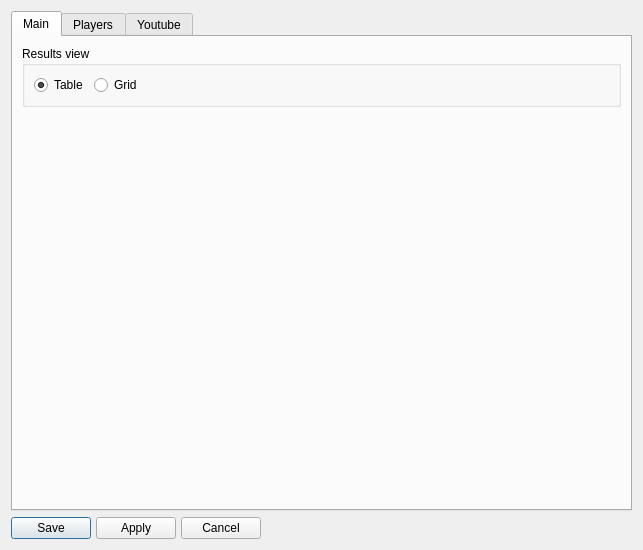
<?xml version="1.0" encoding="UTF-8"?>
<ui version="4.0">
 <class>Preferences</class>
 <widget class="QDialog" name="Preferences">
  <property name="geometry">
   <rect>
    <x>0</x>
    <y>0</y>
    <width>643</width>
    <height>550</height>
   </rect>
  </property>
  <property name="windowTitle">
   <string>Preferences</string>
  </property>
  <layout class="QGridLayout" name="gridLayout_3">
   <item row="0" column="0">
    <widget class="QTabWidget" name="tabWidget">
     <property name="currentIndex">
      <number>0</number>
     </property>
     <property name="tabsClosable">
      <bool>false</bool>
     </property>
     <widget class="QWidget" name="MainTab">
      <attribute name="title">
       <string>Main</string>
      </attribute>
      <layout class="QGridLayout" name="gridLayout_2">
       <item row="1" column="0" alignment="Qt::AlignTop">
        <widget class="QGroupBox" name="groupBox_2">
         <property name="title">
          <string>Results view</string>
         </property>
         <property name="flat">
          <bool>false</bool>
         </property>
         <property name="checkable">
          <bool>false</bool>
         </property>
         <layout class="QHBoxLayout" name="horizontalLayout_3">
          <item>
           <widget class="QRadioButton" name="radioButton_4">
            <property name="text">
             <string>Table</string>
            </property>
            <property name="checked">
             <bool>true</bool>
            </property>
           </widget>
          </item>
          <item>
           <widget class="QRadioButton" name="radioButton_5">
            <property name="text">
             <string>Grid</string>
            </property>
           </widget>
          </item>
          <item>
           <spacer name="horizontalSpacer_3">
            <property name="orientation">
             <enum>Qt::Horizontal</enum>
            </property>
            <property name="sizeType">
             <enum>QSizePolicy::MinimumExpanding</enum>
            </property>
            <property name="sizeHint" stdset="0">
             <size>
              <width>40</width>
              <height>20</height>
             </size>
            </property>
           </spacer>
          </item>
         </layout>
        </widget>
       </item>
      </layout>
     </widget>
     <widget class="QWidget" name="PlayersTab">
      <property name="sizePolicy">
       <sizepolicy hsizetype="Preferred" vsizetype="Preferred">
        <horstretch>0</horstretch>
        <verstretch>0</verstretch>
       </sizepolicy>
      </property>
      <attribute name="title">
       <string>Players</string>
      </attribute>
      <layout class="QGridLayout" name="gridLayout">
       <item row="1" column="0">
        <widget class="QGroupBox" name="groupBox">
         <property name="sizePolicy">
          <sizepolicy hsizetype="Preferred" vsizetype="Preferred">
           <horstretch>0</horstretch>
           <verstretch>0</verstretch>
          </sizepolicy>
         </property>
         <property name="title">
          <string>Selected player</string>
         </property>
         <layout class="QHBoxLayout" name="horizontalLayout">
          <property name="spacing">
           <number>5</number>
          </property>
          <property name="leftMargin">
           <number>10</number>
          </property>
          <property name="topMargin">
           <number>10</number>
          </property>
          <property name="rightMargin">
           <number>10</number>
          </property>
          <property name="bottomMargin">
           <number>10</number>
          </property>
          <item>
           <widget class="QRadioButton" name="radioButton">
            <property name="text">
             <string>mpv</string>
            </property>
            <property name="checked">
             <bool>true</bool>
            </property>
            <property name="autoRepeat">
             <bool>false</bool>
            </property>
           </widget>
          </item>
          <item>
           <widget class="QRadioButton" name="radioButton_2">
            <property name="text">
             <string>vlc</string>
            </property>
           </widget>
          </item>
          <item>
           <widget class="QRadioButton" name="radioButton_3">
            <property name="text">
             <string>mplayer</string>
            </property>
           </widget>
          </item>
          <item>
           <spacer name="horizontalSpacer">
            <property name="orientation">
             <enum>Qt::Horizontal</enum>
            </property>
            <property name="sizeHint" stdset="0">
             <size>
              <width>40</width>
              <height>20</height>
             </size>
            </property>
           </spacer>
          </item>
         </layout>
        </widget>
       </item>
       <item row="2" column="0" alignment="Qt::AlignTop">
        <widget class="QGroupBox" name="groupBox_3">
         <property name="sizePolicy">
          <sizepolicy hsizetype="Preferred" vsizetype="Preferred">
           <horstretch>0</horstretch>
           <verstretch>0</verstretch>
          </sizepolicy>
         </property>
         <property name="title">
          <string>Players setup</string>
         </property>
         <layout class="QVBoxLayout" name="verticalLayout_2">
          <property name="spacing">
           <number>5</number>
          </property>
          <property name="leftMargin">
           <number>10</number>
          </property>
          <property name="topMargin">
           <number>10</number>
          </property>
          <property name="rightMargin">
           <number>10</number>
          </property>
          <property name="bottomMargin">
           <number>10</number>
          </property>
          <item>
           <widget class="QComboBox" name="comboBox">
            <item>
             <property name="text">
              <string>vlc</string>
             </property>
            </item>
            <item>
             <property name="text">
              <string>mpv</string>
             </property>
            </item>
            <item>
             <property name="text">
              <string>mplayer</string>
             </property>
            </item>
           </widget>
          </item>
          <item>
           <widget class="QFrame" name="frame_2">
            <property name="frameShape">
             <enum>QFrame::NoFrame</enum>
            </property>
            <property name="frameShadow">
             <enum>QFrame::Raised</enum>
            </property>
            <layout class="QHBoxLayout" name="horizontalLayout_4">
             <property name="spacing">
              <number>5</number>
             </property>
             <property name="leftMargin">
              <number>0</number>
             </property>
             <property name="topMargin">
              <number>0</number>
             </property>
             <property name="rightMargin">
              <number>0</number>
             </property>
             <property name="bottomMargin">
              <number>0</number>
             </property>
             <item>
              <widget class="QLabel" name="label">
               <property name="sizePolicy">
                <sizepolicy hsizetype="Fixed" vsizetype="Preferred">
                 <horstretch>0</horstretch>
                 <verstretch>0</verstretch>
                </sizepolicy>
               </property>
               <property name="minimumSize">
                <size>
                 <width>100</width>
                 <height>0</height>
                </size>
               </property>
               <property name="text">
                <string>cmd</string>
               </property>
              </widget>
             </item>
             <item>
              <widget class="QLineEdit" name="lineEdit">
               <property name="text">
                <string>--really-quiet --title=*TITLE* --volume=50</string>
               </property>
              </widget>
             </item>
            </layout>
           </widget>
          </item>
          <item>
           <widget class="QFrame" name="frame_3">
            <property name="frameShape">
             <enum>QFrame::NoFrame</enum>
            </property>
            <property name="frameShadow">
             <enum>QFrame::Raised</enum>
            </property>
            <layout class="QHBoxLayout" name="horizontalLayout_5">
             <property name="spacing">
              <number>5</number>
             </property>
             <property name="leftMargin">
              <number>0</number>
             </property>
             <property name="topMargin">
              <number>0</number>
             </property>
             <property name="rightMargin">
              <number>0</number>
             </property>
             <property name="bottomMargin">
              <number>0</number>
             </property>
             <item>
              <widget class="QLabel" name="label_2">
               <property name="sizePolicy">
                <sizepolicy hsizetype="Fixed" vsizetype="Preferred">
                 <horstretch>0</horstretch>
                 <verstretch>0</verstretch>
                </sizepolicy>
               </property>
               <property name="minimumSize">
                <size>
                 <width>100</width>
                 <height>0</height>
                </size>
               </property>
               <property name="text">
                <string>fs</string>
               </property>
              </widget>
             </item>
             <item>
              <widget class="QLineEdit" name="lineEdit_2">
               <property name="text">
                <string>--fullscreen</string>
               </property>
              </widget>
             </item>
            </layout>
           </widget>
          </item>
          <item>
           <widget class="QFrame" name="frame_4">
            <property name="frameShape">
             <enum>QFrame::NoFrame</enum>
            </property>
            <property name="frameShadow">
             <enum>QFrame::Raised</enum>
            </property>
            <layout class="QHBoxLayout" name="horizontalLayout_6">
             <property name="spacing">
              <number>5</number>
             </property>
             <property name="leftMargin">
              <number>0</number>
             </property>
             <property name="topMargin">
              <number>0</number>
             </property>
             <property name="rightMargin">
              <number>0</number>
             </property>
             <property name="bottomMargin">
              <number>0</number>
             </property>
             <item>
              <widget class="QLabel" name="label_3">
               <property name="sizePolicy">
                <sizepolicy hsizetype="Fixed" vsizetype="Preferred">
                 <horstretch>0</horstretch>
                 <verstretch>0</verstretch>
                </sizepolicy>
               </property>
               <property name="minimumSize">
                <size>
                 <width>100</width>
                 <height>0</height>
                </size>
               </property>
               <property name="text">
                <string>audio</string>
               </property>
              </widget>
             </item>
             <item>
              <widget class="QLineEdit" name="lineEdit_3">
               <property name="text">
                <string>--audio-file=*AUDIO*</string>
               </property>
              </widget>
             </item>
            </layout>
           </widget>
          </item>
          <item>
           <widget class="QFrame" name="frame_5">
            <property name="frameShape">
             <enum>QFrame::NoFrame</enum>
            </property>
            <property name="frameShadow">
             <enum>QFrame::Raised</enum>
            </property>
            <layout class="QHBoxLayout" name="horizontalLayout_7">
             <property name="spacing">
              <number>5</number>
             </property>
             <property name="leftMargin">
              <number>0</number>
             </property>
             <property name="topMargin">
              <number>0</number>
             </property>
             <property name="rightMargin">
              <number>0</number>
             </property>
             <property name="bottomMargin">
              <number>0</number>
             </property>
             <item>
              <widget class="QLabel" name="label_4">
               <property name="sizePolicy">
                <sizepolicy hsizetype="Fixed" vsizetype="Preferred">
                 <horstretch>0</horstretch>
                 <verstretch>0</verstretch>
                </sizepolicy>
               </property>
               <property name="minimumSize">
                <size>
                 <width>100</width>
                 <height>0</height>
                </size>
               </property>
               <property name="text">
                <string>srt</string>
               </property>
              </widget>
             </item>
             <item>
              <widget class="QLineEdit" name="lineEdit_4">
               <property name="text">
                <string>--sub-file=*SUB*</string>
               </property>
              </widget>
             </item>
            </layout>
           </widget>
          </item>
         </layout>
        </widget>
       </item>
       <item row="3" column="0">
        <spacer name="verticalSpacer">
         <property name="orientation">
          <enum>Qt::Vertical</enum>
         </property>
         <property name="sizeHint" stdset="0">
          <size>
           <width>20</width>
           <height>40</height>
          </size>
         </property>
        </spacer>
       </item>
      </layout>
     </widget>
     <widget class="QWidget" name="YoutbeTab">
      <attribute name="title">
       <string>Youtube</string>
      </attribute>
      <layout class="QVBoxLayout" name="verticalLayout">
       <item>
        <widget class="QGroupBox" name="groupBox_4">
         <property name="title">
          <string>ApiKey</string>
         </property>
         <layout class="QHBoxLayout" name="horizontalLayout_8">
          <item>
           <widget class="QLineEdit" name="apiKey"/>
          </item>
         </layout>
        </widget>
       </item>
       <item>
        <widget class="QGroupBox" name="groupBox_5">
         <property name="title">
          <string>Api url</string>
         </property>
         <layout class="QHBoxLayout" name="horizontalLayout_9">
          <item>
           <widget class="QLineEdit" name="search"/>
          </item>
         </layout>
        </widget>
       </item>
       <item>
        <widget class="QGroupBox" name="groupBox_7">
         <property name="title">
          <string>Watch url</string>
         </property>
         <layout class="QHBoxLayout" name="horizontalLayout_11">
          <item>
           <widget class="QLineEdit" name="watchUrl"/>
          </item>
         </layout>
        </widget>
       </item>
       <item>
        <widget class="QGroupBox" name="groupBox_6">
         <property name="title">
          <string>Results per page</string>
         </property>
         <layout class="QHBoxLayout" name="horizontalLayout_10">
          <item>
           <widget class="QSpinBox" name="resultsPerPage">
            <property name="value">
             <number>10</number>
            </property>
           </widget>
          </item>
         </layout>
        </widget>
       </item>
       <item>
        <spacer name="verticalSpacer_2">
         <property name="orientation">
          <enum>Qt::Vertical</enum>
         </property>
         <property name="sizeHint" stdset="0">
          <size>
           <width>20</width>
           <height>40</height>
          </size>
         </property>
        </spacer>
       </item>
      </layout>
     </widget>
    </widget>
   </item>
   <item row="1" column="0">
    <widget class="QFrame" name="frame">
     <property name="frameShape">
      <enum>QFrame::NoFrame</enum>
     </property>
     <property name="frameShadow">
      <enum>QFrame::Raised</enum>
     </property>
     <property name="lineWidth">
      <number>0</number>
     </property>
     <layout class="QHBoxLayout" name="horizontalLayout_2">
      <property name="spacing">
       <number>5</number>
      </property>
      <property name="leftMargin">
       <number>0</number>
      </property>
      <property name="topMargin">
       <number>0</number>
      </property>
      <property name="rightMargin">
       <number>0</number>
      </property>
      <property name="bottomMargin">
       <number>0</number>
      </property>
      <item>
       <widget class="QPushButton" name="saveButton">
        <property name="text">
         <string>Save</string>
        </property>
       </widget>
      </item>
      <item>
       <widget class="QPushButton" name="applyButton">
        <property name="text">
         <string>Apply</string>
        </property>
       </widget>
      </item>
      <item>
       <widget class="QPushButton" name="cancelButton">
        <property name="text">
         <string>Cancel</string>
        </property>
       </widget>
      </item>
      <item>
       <spacer name="horizontalSpacer_2">
        <property name="orientation">
         <enum>Qt::Horizontal</enum>
        </property>
        <property name="sizeHint" stdset="0">
         <size>
          <width>40</width>
          <height>20</height>
         </size>
        </property>
       </spacer>
      </item>
     </layout>
    </widget>
   </item>
  </layout>
 </widget>
 <resources/>
 <connections/>
</ui>
